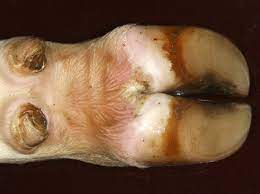
#> input picture FMD_Detection/Dataset/foot/infected/Foot (1).jpeg, 260 x 194 px, given as the content of the folder ../Dataset/mastitis_cattle/Non_infected, which was not available
$ python train_model.py
#> lines starting #> are read from the running program, lines starting #| are printed output that depends on the picture; pictures that were not available may be replaced by others from this repository, and a replacement may not be noted
import os
import cv2
import numpy as np
import tensorflow as tf
from tensorflow.keras.applications import MobileNetV2
from tensorflow.keras.models import Sequential
from tensorflow.keras.layers import Dense, GlobalAveragePooling2D
from tensorflow.keras.preprocessing.image import ImageDataGenerator
from tensorflow.keras.callbacks import EarlyStopping, ReduceLROnPlateau
from sklearn.model_selection import train_test_split
from sklearn.metrics import accuracy_score

# === CLAHE Preprocessing ===
def preprocess_clahe(image_path):
    image = cv2.imread(image_path)
#> image is the input picture: shape (194, 260, 3); mean B, G, R 61.2, 86.5, 118
    image = cv2.resize(image, (224, 224))
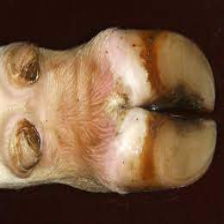
#> image: shape (224, 224, 3); mean B, G, R 61.1, 86.4, 117.9
    lab = cv2.cvtColor(image, cv2.COLOR_BGR2LAB)
#> lab: shape (224, 224, 3); mean of channels 0, 1, 2 96.4, 138, 146.5
    l, a, b = cv2.split(lab)
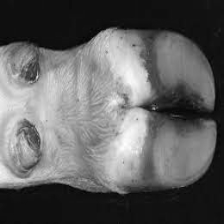
#> l: shape (224, 224); min 3, max 254, mean 96.4
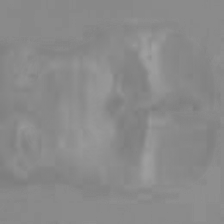
#> a: shape (224, 224); min 123, max 160, mean 138
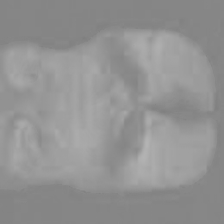
#> b: shape (224, 224); min 127, max 179, mean 146.5
    clahe = cv2.createCLAHE(clipLimit=2.0)
    cl = clahe.apply(l)
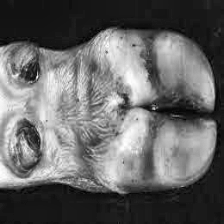
#> cl: shape (224, 224); min 2, max 255, mean 101.6
    enhanced = cv2.merge((cl, a, b))
#> enhanced: shape (224, 224, 3); mean of channels 0, 1, 2 101.6, 138, 146.5
    return cv2.cvtColor(enhanced, cv2.COLOR_LAB2RGB)
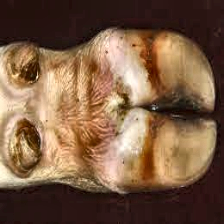
#> returned value: shape (224, 224, 3); mean R, G, B 122.7, 91.6, 66.9

# === Dataset Loader ===
def load_mastitis_dataset(path):
    X, y = [], []
    for label in ['Non_infected', 'Infected']:
        label_path = os.path.join(path, label)
        for img in os.listdir(label_path):
            try:
                img_path = os.path.join(label_path, img)
                img_array = preprocess_clahe(img_path)
                X.append(img_array)
                y.append(0 if label == 'Non_infected' else 1)
            except:
                continue
    return np.array(X), np.array(y)

# === Build Model ===
def build_mastitis_model():
    base_model = MobileNetV2(weights='imagenet', include_top=False, input_shape=(224, 224, 3))
    base_model.trainable = True

    model = Sequential([
        base_model,
        GlobalAveragePooling2D(),
        Dense(128, activation='relu'),
        Dense(1, activation='sigmoid')
    ])
    model.compile(optimizer=tf.keras.optimizers.Adam(1e-4),
                  loss='binary_crossentropy',
                  metrics=['accuracy'])
    return model

# === Train Function ===
def train_mastitis_model(data_path):
    X, y = load_mastitis_dataset(data_path)
    X = X / 255.0

#> (the run stopped early here; a loop or call above may not have finished)
